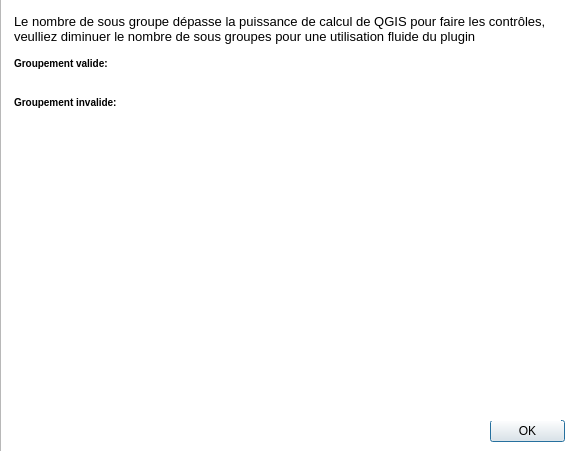
<?xml version="1.0" encoding="UTF-8"?>
<ui version="4.0">
 <class>Dialog</class>
 <widget class="QDialog" name="Dialog">
  <property name="geometry">
   <rect>
    <x>0</x>
    <y>0</y>
    <width>572</width>
    <height>451</height>
   </rect>
  </property>
  <property name="windowTitle">
   <string>ATTENTION</string>
  </property>
  <property name="windowIcon">
   <iconset>
    <normaloff>../resources_img/ign.jpg</normaloff>../resources_img/ign.jpg</iconset>
  </property>
  <widget class="QDialogButtonBox" name="buttonBox">
   <property name="geometry">
    <rect>
     <x>490</x>
     <y>420</y>
     <width>75</width>
     <height>23</height>
    </rect>
   </property>
   <property name="orientation">
    <enum>Qt::Horizontal</enum>
   </property>
   <property name="standardButtons">
    <set>QDialogButtonBox::Ok</set>
   </property>
  </widget>
  <widget class="QTextBrowser" name="textBrowser">
   <property name="geometry">
    <rect>
     <x>10</x>
     <y>10</y>
     <width>551</width>
     <height>411</height>
    </rect>
   </property>
   <property name="frameShape">
    <enum>QFrame::NoFrame</enum>
   </property>
   <property name="frameShadow">
    <enum>QFrame::Raised</enum>
   </property>
   <property name="html">
    <string>&lt;!DOCTYPE HTML PUBLIC &quot;-//W3C//DTD HTML 4.0//EN&quot; &quot;http://www.w3.org/TR/REC-html40/strict.dtd&quot;&gt;
&lt;html&gt;&lt;head&gt;&lt;meta name=&quot;qrichtext&quot; content=&quot;1&quot; /&gt;&lt;style type=&quot;text/css&quot;&gt;
p, li { white-space: pre-wrap; }
&lt;/style&gt;&lt;/head&gt;&lt;body style=&quot; font-family:'MS Shell Dlg 2'; font-size:7.8pt; font-weight:400; font-style:normal;&quot;&gt;
&lt;p style=&quot; margin-top:0px; margin-bottom:0px; margin-left:0px; margin-right:0px; -qt-block-indent:0; text-indent:0px;&quot;&gt;&lt;span style=&quot; font-size:10pt;&quot;&gt;Le nombre de sous groupe dépasse la puissance de calcul de QGIS pour faire les contrôles, veulliez diminuer le nombre de sous groupes pour une utilisation fluide du plugin&lt;/span&gt;&lt;/p&gt;
&lt;p style=&quot;-qt-paragraph-type:empty; margin-top:0px; margin-bottom:0px; margin-left:0px; margin-right:0px; -qt-block-indent:0; text-indent:0px;&quot;&gt;&lt;br /&gt;&lt;/p&gt;
&lt;p style=&quot; margin-top:0px; margin-bottom:0px; margin-left:0px; margin-right:0px; -qt-block-indent:0; text-indent:0px;&quot;&gt;&lt;span style=&quot; font-weight:600;&quot;&gt;Groupement valide:&lt;/span&gt;&lt;/p&gt;
&lt;p style=&quot; margin-top:0px; margin-bottom:0px; margin-left:0px; margin-right:0px; -qt-block-indent:0; text-indent:0px;&quot;&gt;&lt;img src=&quot;:/exemples/resources_img/ok.png&quot; /&gt;   &lt;/p&gt;
&lt;p style=&quot;-qt-paragraph-type:empty; margin-top:0px; margin-bottom:0px; margin-left:0px; margin-right:0px; -qt-block-indent:0; text-indent:0px;&quot;&gt;&lt;br /&gt;&lt;/p&gt;
&lt;p style=&quot; margin-top:0px; margin-bottom:0px; margin-left:0px; margin-right:0px; -qt-block-indent:0; text-indent:0px;&quot;&gt;&lt;span style=&quot; font-weight:600;&quot;&gt;Groupement invalide:&lt;/span&gt;&lt;/p&gt;
&lt;p style=&quot; margin-top:0px; margin-bottom:0px; margin-left:0px; margin-right:0px; -qt-block-indent:0; text-indent:0px;&quot;&gt;&lt;img src=&quot;:/exemples/resources_img/pas_ok.png&quot; /&gt;&lt;/p&gt;&lt;/body&gt;&lt;/html&gt;</string>
   </property>
   <property name="textInteractionFlags">
    <set>Qt::NoTextInteraction</set>
   </property>
  </widget>
  <widget class="QTextBrowser" name="textBrowser_2">
   <property name="geometry">
    <rect>
     <x>0</x>
     <y>-30</y>
     <width>611</width>
     <height>661</height>
    </rect>
   </property>
  </widget>
  <zorder>textBrowser_2</zorder>
  <zorder>buttonBox</zorder>
  <zorder>textBrowser</zorder>
 </widget>
 <resources/>
 <connections>
  <connection>
   <sender>buttonBox</sender>
   <signal>accepted()</signal>
   <receiver>Dialog</receiver>
   <slot>accept()</slot>
   <hints>
    <hint type="sourcelabel">
     <x>248</x>
     <y>254</y>
    </hint>
    <hint type="destinationlabel">
     <x>157</x>
     <y>274</y>
    </hint>
   </hints>
  </connection>
  <connection>
   <sender>buttonBox</sender>
   <signal>rejected()</signal>
   <receiver>Dialog</receiver>
   <slot>reject()</slot>
   <hints>
    <hint type="sourcelabel">
     <x>316</x>
     <y>260</y>
    </hint>
    <hint type="destinationlabel">
     <x>286</x>
     <y>274</y>
    </hint>
   </hints>
  </connection>
 </connections>
</ui>
